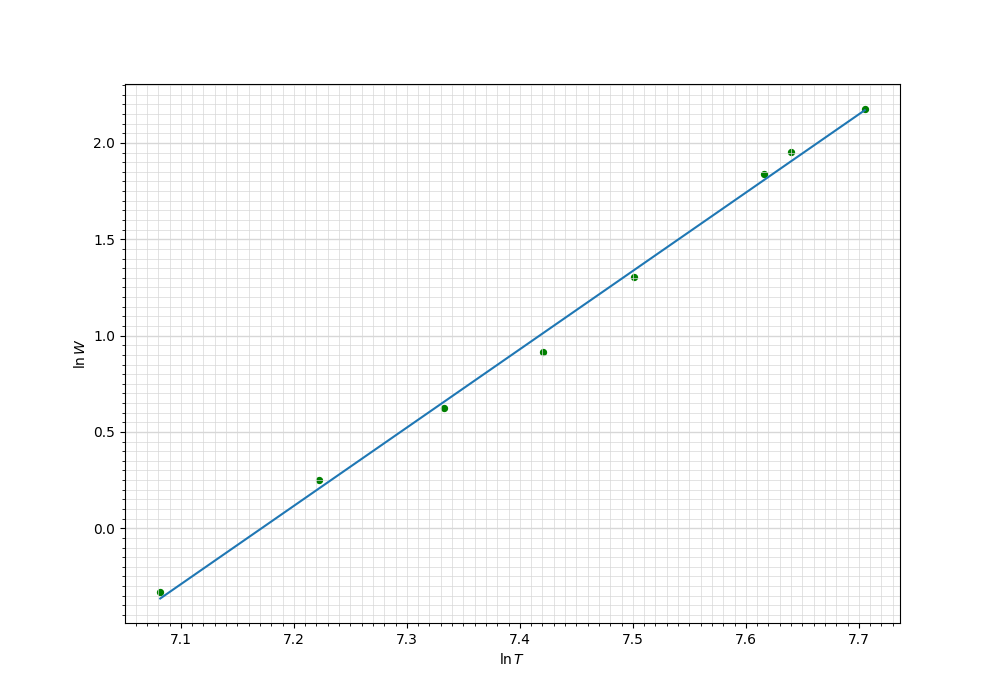

This chart was generated by the following Python code:
import numpy as np
import matplotlib.pyplot as plt
from matplotlib.ticker import MultipleLocator
import math

plt.figure(figsize=(10,7))  #Размер изображения

x = [1190,
1370,
1530,
1670,
1810,
2030,
2080,
2220
] # Координата x
y = [0.718003,
1.285764,
1.864687,
2.494314,
3.686474,
6.30294,
7.053555,
8.83665
] # Координата y

x = [math.log(_x) for _x in x]
y = [math.log(_y) for _y in y]

plt.scatter(x, y, s=18, c='green')  # Экспериментальные точки на графике

plt.xlabel(r'$\ln T$') # Подпись абсцисс
plt.ylabel(r'$\ln W$') # Подпись ординат

yerr = [0*_y for _y in y]  # Погрешность по y
xerr = [0 for _x in x] # Погрешность по x
plt.errorbar(x, y, xerr=xerr, yerr=yerr, fmt=" ", color='k')

p = np.polyfit(x, y, deg=1) # Построение кривой по мнк
p_f = np.poly1d(p)
plt.plot(x, p_f(x))
print(p_f)


DP = 2
ax = plt.gca()

## Характеристики сетки

ax.yaxis.set_minor_locator(MultipleLocator(0.05))
ax.yaxis.set_major_locator(MultipleLocator(0.5))
ax.xaxis.set_minor_locator(MultipleLocator(0.01))
ax.xaxis.set_major_locator(MultipleLocator(0.1))
ax.yaxis.grid(True,'major',linewidth=2/DP,linestyle='-',color='#d7d7d7')
ax.xaxis.grid(True,'minor',linewidth=1/DP,linestyle='-',color='#d7d7d7')
ax.yaxis.grid(True,'minor',linewidth=1/DP,linestyle='-',color='#d7d7d7')
ax.xaxis.grid(True,'major',linewidth=1/DP,linestyle='-',color='#d7d7d7',zorder=0)

plt.savefig('plot')